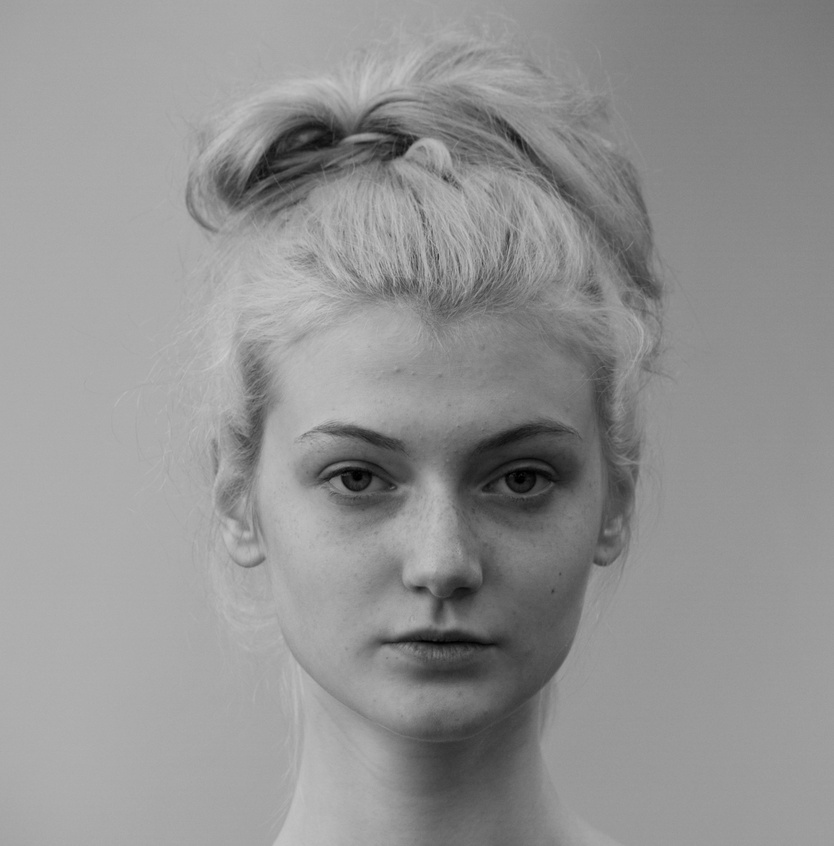
#> input picture Testbild2.jpeg, 834 x 846 px, shrunk from 3574 x 3628 before the run
$ python Test2.py
#> lines starting #> are read from the running program, lines starting #| are printed output that depends on the picture
### TODO:
### - sortieren
### - zeichnen
### - Testbild anpassen (Kontraste erhöhen)


from PIL import Image, ImageDraw, ImageDraw2
from bresenham import bresenham
import math
import numpy as np
#import panda as pd


###
###
### BILD VORBEREITEN
###
###

#BILD LADEN UND SCHWARZ WEIß KONVERTIEREN
#im_start_monochrome = Image.open("Testbild1.png").convert("L") #MONOCHROME
im_start = Image.open("Testbild2.jpeg").convert("1") #BINARY
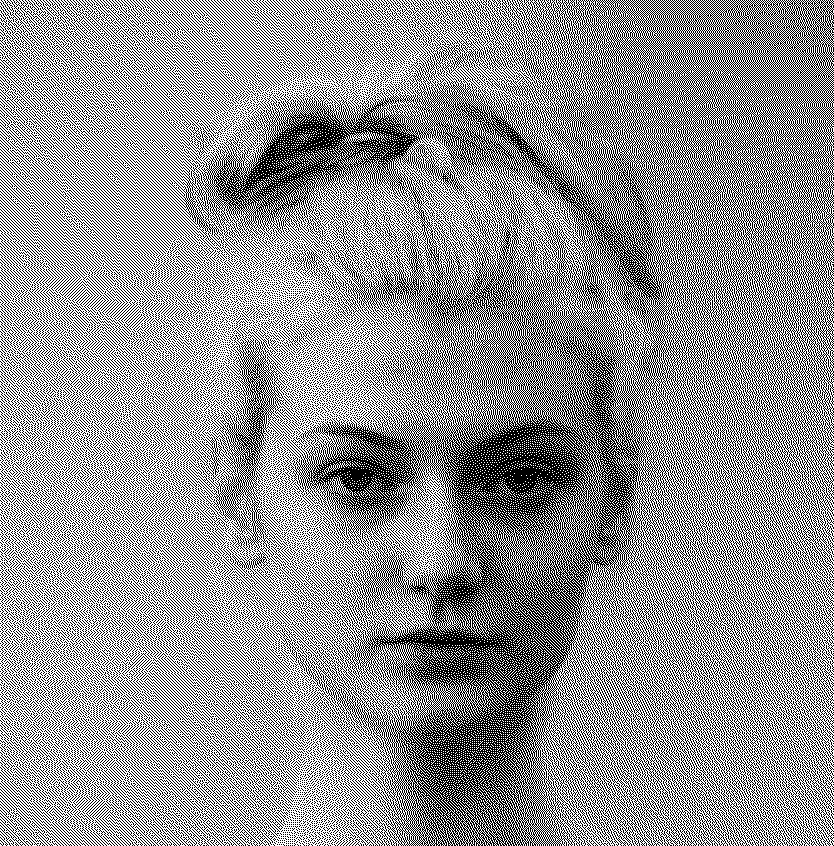
#> im_start: PIL image 834x846 1; 57.5% white; black in thin lines or dots
im = im_start.copy()
draw = ImageDraw.Draw(im)

#"Bildwerte" in Liste schreiben
pixels = np.array([])
pixels = im.load()
#print(pixels[0,0])


# KREISDATEN BERECHNEN (GRÖßT MÖGLICHEN KREIS)
im_breite = im.size[0]
#> im_breite = 834
im_hoehe = im.size[1]
#> im_hoehe = 846

durchmesser = 0

# minus 1 dass später kein Pixel 1 über dem Bildrand rauskommt
if im_breite > im_hoehe:
    durchmesser = im_hoehe-1

else:
    durchmesser = im_breite-1
#> durchmesser = 833
radius = int(durchmesser/2)
#> radius = 416


mittelpunkt_x = int(im_breite/2)
#> mittelpunkt_x = 417
mittelpunkt_y = int(im_hoehe/2)
#> mittelpunkt_y = 423

# [9 lines of commented-out code are left out]
draw.point((mittelpunkt_x, mittelpunkt_y), 'black')
#print(im.format, im.size, im.mode)

#Gibt Länge eines Fadens aus: bsp.: laenge(0,0,3,3) =>  4
def laenge(x1, y1, x2, y2):
    laenge = (round(math.sqrt(((x2 - x1) ** 2) + (y2 - y1) ** 2)))
    return (laenge)

#BILD AUßERHALB KREIS ENTFERNEN / WEIß MACHEN
for x in range(0,im_breite):
    for y in range (0, im_hoehe):
        if laenge(mittelpunkt_x, mittelpunkt_y, x, y) >= radius:
            draw.point((x, y), "white")


###
###
###
### LISTE MIT NÄGELN GENERIEREN
###
###
###


#GENERIERT LISTE MIT NÄGELN (MITTELPUNKT X/Y, RADIUS, N = ANZAHL)
def naegel_generieren(x, y, radius, n):
    naegel = np.array([[i, x + radius * math.cos(2*np.pi*(i/n)), y + radius * math.sin(2*np.pi*(i/n)) ] for i in range(0,n)])
    naegel = np.around(naegel)
    naegel = naegel.astype(int)
    #print(len(naegel))
    return naegel


###
###
###
### SCORE LISTE GENERIEREN
###
###
###

###############################################################################################################

#w = Anzahl Weißpunkte
#l = Länge der Verbindung
#r = Weiße Punkte in einer Row
#ra = Anzahl der Weißen Punkte in einer Row die in den r-Count mit aufgenommen werden

#Je kleiner Score desto besser (desto eher sollte die Verbindung gezogen werden)

def score_verbindung(x1, y1, x2, y2, w_faktor = 2, l_faktor = -1, r_faktor = 10, ra_faktor = 3):
    # here the magic is happening ;)

    pixel_liste = list(bresenham(x1, y1, x2, y2))
    # entfernt Start und Endpixel
    pixel_liste.pop(0)
    pixel_liste.pop()
    # Macht aus meiner Pixelliste eine Liste mit 0 = weiß und 1 = schwarz
    binary_liste = []
    for k in range(0, len(pixel_liste)):
        p = 2
        kx = int(pixel_liste[k][0])
        ky = int(pixel_liste[k][1])
        if pixels[(kx, ky)] == 255:  # weiß
            p = 0
        elif pixels[(kx, ky)] == 0:  # schwarz
            p = 1
        else:
            print("Bild nicht BINARY !!!")
        binary_liste.append(p)

    w = binary_liste.count(0)
    l = len(binary_liste)

    r = 0
    c = 0
    for k in range(0,len(binary_liste)):
        if binary_liste[k] == 0:
            c = c + 1
            if c == ra_faktor: # zählt einmal wenn länge über ra_faktor egal wie lange weißstück ist /// wenn andersgewünscht nach zweiter if c = 0 setzen
                r = r + 1
                c = 0
        else:
            c = 0

    score = w*w_faktor + r*r_faktor + l*l_faktor
    return score


# Gibt eine Liste aller Verbindungen plus Score zurück im Format:
# [[[von_punkt1, bis_punkt2 x1, y1, x2, y2, score1], [p1, p3, x1, y1, x3, y3, score2], ... ],[[p2, p1, x2, y2, x1, y1, score_i],...],...]
# "Eigenverbindungen" (von_punkt == bis_punkt) werden nicht in Liste mit aufgenommen
# Verbindungsdopplungen wie 1,2 und 2,1 werden nicht mit aufgenommen
# Liste !!!!! concatenate


def alle_verbindungen_score(source, w_faktor = 2, l_faktor = -1, r_faktor = 10, ra_faktor = 3):
    s = source
    alle_verbindungen = []

    for i in s:
        verbindungen = []
        von_punkt = i[0]
        x1 = i[1]
        y1 = i[2]
        for j in range(1 ,len(s)):
            bis_punkt = s[j][0]
            x2 = s[j][1]
            y2 = s[j][2]

            if von_punkt != bis_punkt:
                score = score_verbindung(x1, y1, x2, y2, w_faktor, l_faktor, r_faktor, ra_faktor)
                verbindung = [von_punkt, bis_punkt, x1, y1, x2, y2, score]
                alle_verbindungen.append(verbindung)

       # alle_verbindungen = np.concatenate((alle_verbindungen, verbindungen))
    return (alle_verbindungen)


def sortieren(liste):

    liste.sort(key=lambda l: l[6], reverse = False)
    return liste


naegel = naegel_generieren(mittelpunkt_x, mittelpunkt_y, radius, 200)


###
###
###
### VISUELLE KONTROLLE


# VISUELLE KONTROLLE TESTBILD
for nagel in naegel:
    draw.point((nagel[1], nagel[2]), "black")

im.show()
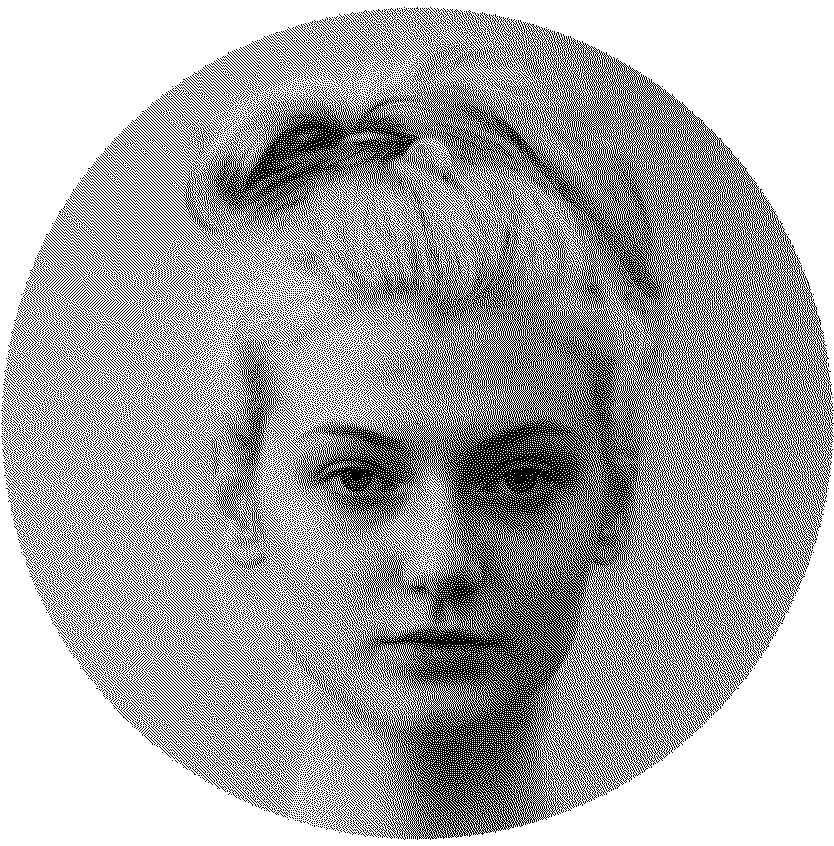
#> shown: PIL image 834x846 1; 66.5% white; black in thin lines or dots

im_end = Image.new('L', (im_breite, im_hoehe), "white")
#> im_end: PIL image 834x846 L; every value is 255
draw_end = ImageDraw.Draw(im_end)

# VISUELLE KONTROLLE AUSGABEBILD

def zeichnen(source, anzahl_verbindungen, auslasser):

    s = source

    for nagel in naegel:
        draw_end.point((nagel[1], nagel[2]), "black")

    for i in range(1,anzahl_verbindungen):
        x1 = s[i][2]
        y1 = s[i][3]
        x2 = s[i][4]
        y2 = s[i][5]
        if i % auslasser != 0:
            draw_end.line((x1, y1, x2, y2), width = 1)

    im_end.save("Ausgabe.jpg", "JPEG")

    im_end.show()

def bild_score(input, output):
    pixels_input = np.array(input)
    pixels_output = np.array(output)

    bild_score_liste = pixels_input - pixels_output
    bild_score_liste = sum(bild_score_liste**2)
    return(sum(bild_score_liste))


#
#
#
#
#
#
#
#
#
#


#w = Anzahl Weißpunkte
#l = Länge der Verbindung
#r = Weiße Punkte in einer Row
#ra = Anzahl der Weißen Punkte in einer Row die in den r-Count mit aufgenommen werden

#Je kleiner Score desto besser (desto eher sollte die Verbindung gezogen werden)


x = alle_verbindungen_score(naegel, w_faktor = 1.5, l_faktor = -1, r_faktor = 8, ra_faktor = 6)
#> (the run stopped early here; a loop or call above may not have finished)
